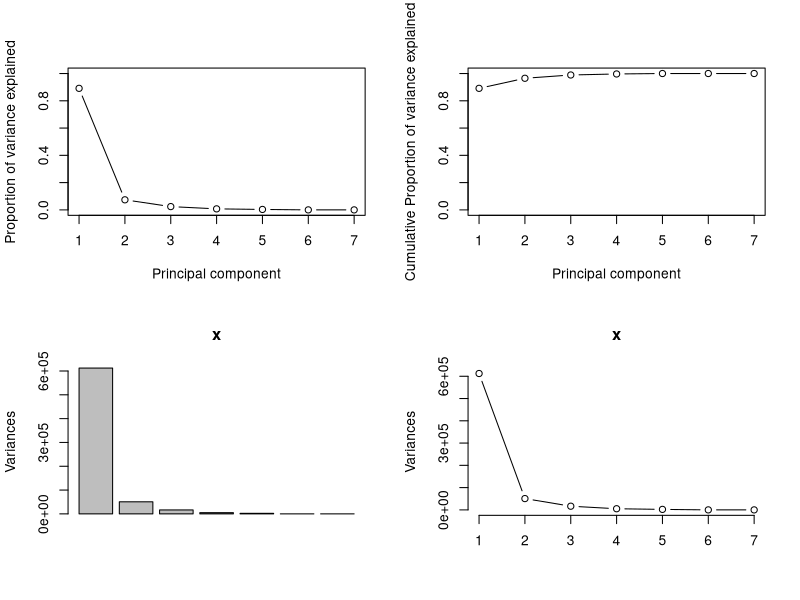

This figure's R source:
## ---- chunk 1
pcaCharts <- function(x) {
    x.var <- x$sdev ^ 2
    x.pvar <- x.var/sum(x.var)
    print("proportions of variance:")
    print(x.pvar)
    
    par(mfrow=c(2,2))
    plot(x.pvar,xlab="Principal component", ylab="Proportion of variance explained", ylim=c(0,1), type='b')
    plot(cumsum(x.pvar),xlab="Principal component", ylab="Cumulative Proportion of variance explained", ylim=c(0,1), type='b')
    screeplot(x)
    screeplot(x,type="l")
    par(mfrow=c(1,1))
}
## ---- chunk 2
library("knitr")
opts_chunk$set(echo = TRUE, cache=TRUE, message=FALSE, warning = FALSE)
options(width = 100)
library("ggplot2")
library("GGally")
library("dplyr")
## ---- chunk 3
uscrime <- read.csv('uscrime.txt', header = FALSE, sep = '')
names <- c("Land_area", "Population", "Murder", "Rape",
           "Robbery", "Assault", "Burglary", "Larceny",
           "Auto_theft", "states_region_num", "states_division_num")
names(uscrime) <- names
uscrime <- uscrime[,3:9]
summary(uscrime)
## ---- chunk 4
head(uscrime)
## ---- chunk 5
#Principle Component using non-centered, non-scaled datas
uscrime_pca <- prcomp(uscrime)
names(uscrime_pca)
uscrime_pca
## ---- chunk 6
summary(uscrime_pca)
## ---- chunk 7
pcaCharts(uscrime_pca)
## ---- chunk 8
mlm <- psych::fa(uscrime, nfactors = 2, rotate = "none", fm="ml")
mlm_load <- mlm$loadings[1:7,]
mlm_com <- mlm$communalities
mlm_psi <- mlm$uniquenesses 
mlm_tbl <- cbind(mlm_load, mlm_com, mlm_psi)
mlm_tbl
mlm$Vaccounted
## ---- chunk 9
mlmv <- psych::fa(uscrime, nfactors = 2, rotate = "varimax", fm="ml")
mlmv_load <- mlmv$loadings[1:7,]
mlmv_com <- mlmv$communalities
mlmv_psi <- mlmv$uniquenesses 
mlmv_tbl <- cbind(mlmv_load, mlmv_com, mlmv_psi)
mlmv_tbl
mlmv$Vaccounted
## ---- chunk 10
pcfa <- psych::principal(r = uscrime, nfactors = 2, rotate = "varimax")
pcfa_load <- pcfa$loadings[1:7,]
pcfa_com <- pcfa$communality
pcfa_psi <- pcfa$uniquenesses 
pcfa_tbl <- cbind(pcfa_load, pcfa_com, pcfa_psi)
pcfa_tbl
pcfa$Vaccounted
